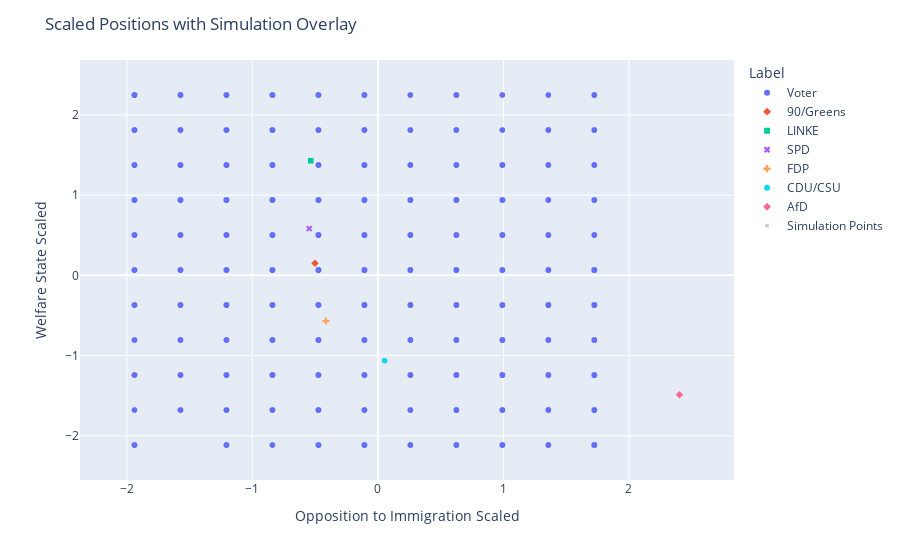
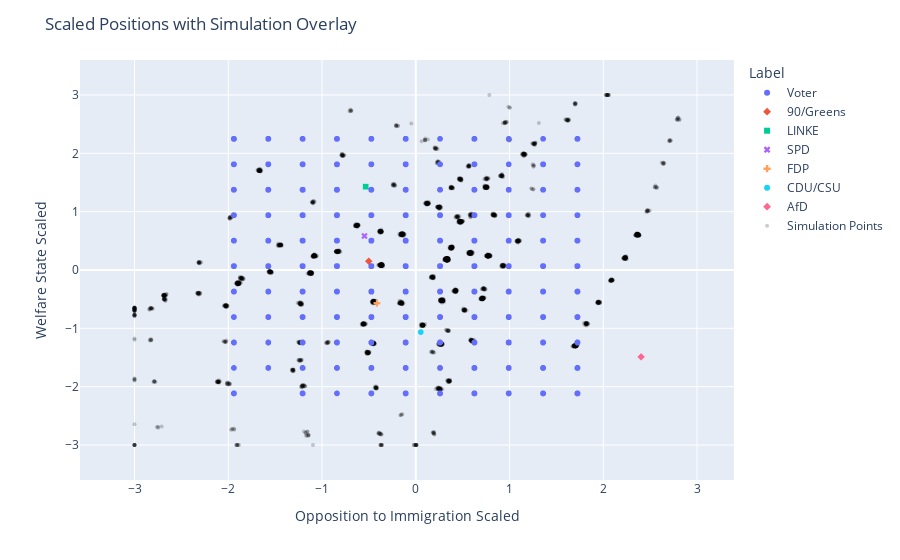
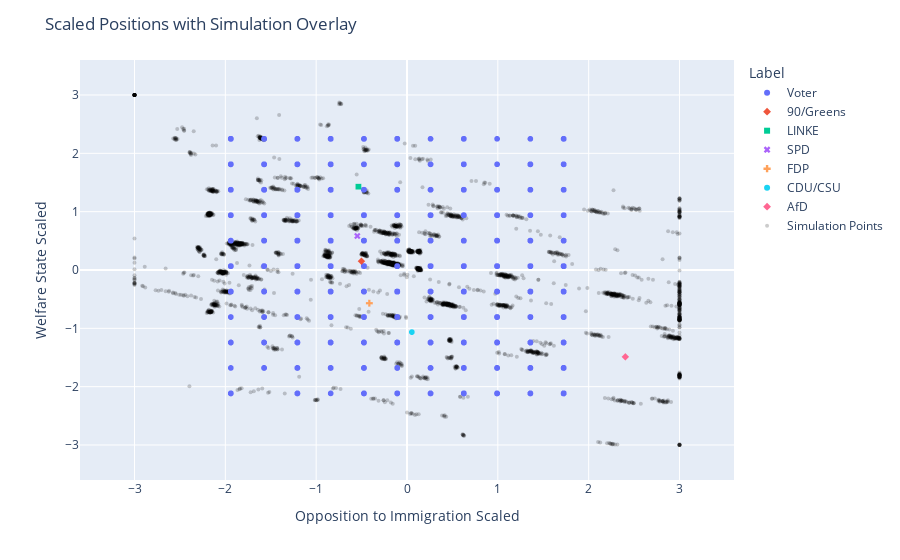
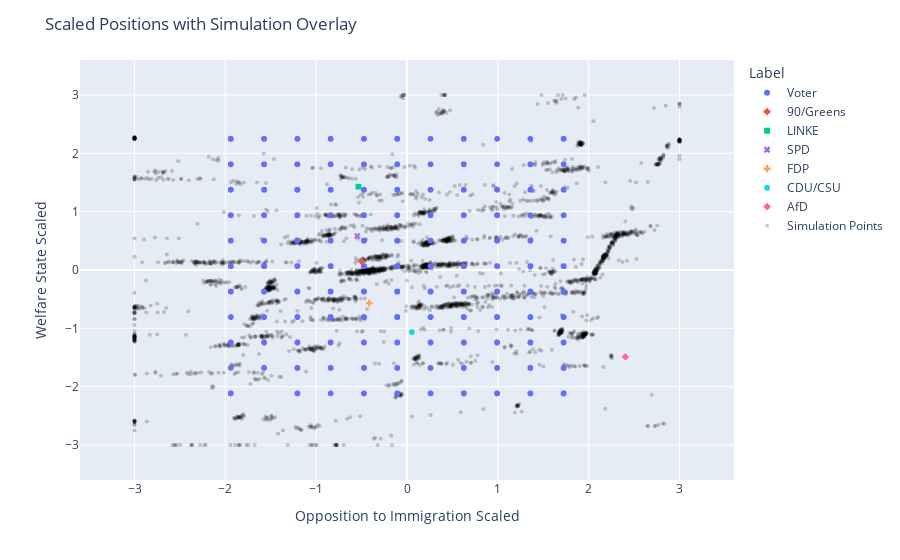

Write notebook code for charts like these, in order.
### Code cell
import plotly.io as pio
# pio.renderers.default = 'iframe'

for i in range(10):
    sim=run_simulation(data,i,sigma_noise,gmm_components,0.01,1,0.1, 42)
    fig = plot_with_simulation_separate(concatenated_df,sim)
    fig.show()

### Figure 1 — Plotly figure (JSON) as saved in the notebook; plotly's stock layout.template omitted (floating-point values rounded to 4 significant figures; data arrays with more than 128 entries replaced by an {"elided": "..."} marker saying what was removed)
{"data": [{"hovertemplate": "Label=Voter<br>Opposition to Immigration Scaled=%{x}<br>Welfare State Scaled=%{y}<extra></extra>", "legendgroup": "Voter", "marker": {"color": "#636efa", "symbol": "circle"}, "mode": "markers", "name": "Voter", "showlegend": true, "type": "scattergl", "x": {"elided": "3290 float values"}, "xaxis": "x", "y": {"elided": "3290 float values"}, "yaxis": "y"}, {"hovertemplate": "Label=90/Greens<br>Opposition to Immigration Scaled=%{x}<br>Welfare State Scaled=%{y}<extra></extra>", "legendgroup": "90/Greens", "marker": {"color": "#EF553B", "symbol": "diamond"}, "mode": "markers", "name": "90/Greens", "showlegend": true, "type": "scattergl", "x": [-0.5017], "xaxis": "x", "y": [0.1509], "yaxis": "y"}, {"hovertemplate": "Label=LINKE<br>Opposition to Immigration Scaled=%{x}<br>Welfare State Scaled=%{y}<extra></extra>", "legendgroup": "LINKE", "marker": {"color": "#00cc96", "symbol": "square"}, "mode": "markers", "name": "LINKE", "showlegend": true, "type": "scattergl", "x": [-0.5345], "xaxis": "x", "y": [1.429], "yaxis": "y"}, {"hovertemplate": "Label=SPD<br>Opposition to Immigration Scaled=%{x}<br>Welfare State Scaled=%{y}<extra></extra>", "legendgroup": "SPD", "marker": {"color": "#ab63fa", "symbol": "x"}, "mode": "markers", "name": "SPD", "showlegend": true, "type": "scattergl", "x": [-0.547], "xaxis": "x", "y": [0.5831], "yaxis": "y"}, {"hovertemplate": "Label=FDP<br>Opposition to Immigration Scaled=%{x}<br>Welfare State Scaled=%{y}<extra></extra>", "legendgroup": "FDP", "marker": {"color": "#FFA15A", "symbol": "cross"}, "mode": "markers", "name": "FDP", "showlegend": true, "type": "scattergl", "x": [-0.4148], "xaxis": "x", "y": [-0.5694], "yaxis": "y"}, {"hovertemplate": "Label=CDU/CSU<br>Opposition to Immigration Scaled=%{x}<br>Welfare State Scaled=%{y}<extra></extra>", "legendgroup": "CDU/CSU", "marker": {"color": "#19d3f3", "symbol": "circle"}, "mode": "markers", "name": "CDU/CSU", "showlegend": true, "type": "scattergl", "x": [0.05375], "xaxis": "x", "y": [-1.065], "yaxis": "y"}, {"hovertemplate": "Label=AfD<br>Opposition to Immigration Scaled=%{x}<br>Welfare State Scaled=%{y}<extra></extra>", "legendgroup": "AfD", "marker": {"color": "#FF6692", "symbol": "diamond"}, "mode": "markers", "name": "AfD", "showlegend": true, "type": "scattergl", "x": [2.404], "xaxis": "x", "y": [-1.489], "yaxis": "y"}, {"marker": {"color": "rgba(0,0,0,0.2)", "size": 4, "symbol": "circle"}, "mode": "markers", "name": "Simulation Points", "type": "scatter", "x": {"elided": "3290 float values"}, "y": {"elided": "3290 float values"}}], "layout": {"legend": {"title": {"text": "Label"}, "tracegroupgap": 0}, "margin": {"t": 60}, "title": {"text": "Scaled Positions with Simulation Overlay"}, "xaxis": {"anchor": "y", "domain": [0, 1], "range": [-2.374, 2.838], "title": {"text": "Opposition to Immigration Scaled"}}, "yaxis": {"anchor": "x", "domain": [0, 1], "range": [-2.552, 2.685], "title": {"text": "Welfare State Scaled"}}}}

### Figure 2 — Plotly figure (JSON) as saved in the notebook; plotly's stock layout.template omitted (floating-point values rounded to 4 significant figures; data arrays with more than 128 entries replaced by an {"elided": "..."} marker saying what was removed)
{"data": [{"hovertemplate": "Label=Voter<br>Opposition to Immigration Scaled=%{x}<br>Welfare State Scaled=%{y}<extra></extra>", "legendgroup": "Voter", "marker": {"color": "#636efa", "symbol": "circle"}, "mode": "markers", "name": "Voter", "showlegend": true, "type": "scattergl", "x": {"elided": "3290 float values"}, "xaxis": "x", "y": {"elided": "3290 float values"}, "yaxis": "y"}, {"hovertemplate": "Label=90/Greens<br>Opposition to Immigration Scaled=%{x}<br>Welfare State Scaled=%{y}<extra></extra>", "legendgroup": "90/Greens", "marker": {"color": "#EF553B", "symbol": "diamond"}, "mode": "markers", "name": "90/Greens", "showlegend": true, "type": "scattergl", "x": [-0.5017], "xaxis": "x", "y": [0.1509], "yaxis": "y"}, {"hovertemplate": "Label=LINKE<br>Opposition to Immigration Scaled=%{x}<br>Welfare State Scaled=%{y}<extra></extra>", "legendgroup": "LINKE", "marker": {"color": "#00cc96", "symbol": "square"}, "mode": "markers", "name": "LINKE", "showlegend": true, "type": "scattergl", "x": [-0.5345], "xaxis": "x", "y": [1.429], "yaxis": "y"}, {"hovertemplate": "Label=SPD<br>Opposition to Immigration Scaled=%{x}<br>Welfare State Scaled=%{y}<extra></extra>", "legendgroup": "SPD", "marker": {"color": "#ab63fa", "symbol": "x"}, "mode": "markers", "name": "SPD", "showlegend": true, "type": "scattergl", "x": [-0.547], "xaxis": "x", "y": [0.5831], "yaxis": "y"}, {"hovertemplate": "Label=FDP<br>Opposition to Immigration Scaled=%{x}<br>Welfare State Scaled=%{y}<extra></extra>", "legendgroup": "FDP", "marker": {"color": "#FFA15A", "symbol": "cross"}, "mode": "markers", "name": "FDP", "showlegend": true, "type": "scattergl", "x": [-0.4148], "xaxis": "x", "y": [-0.5694], "yaxis": "y"}, {"hovertemplate": "Label=CDU/CSU<br>Opposition to Immigration Scaled=%{x}<br>Welfare State Scaled=%{y}<extra></extra>", "legendgroup": "CDU/CSU", "marker": {"color": "#19d3f3", "symbol": "circle"}, "mode": "markers", "name": "CDU/CSU", "showlegend": true, "type": "scattergl", "x": [0.05375], "xaxis": "x", "y": [-1.065], "yaxis": "y"}, {"hovertemplate": "Label=AfD<br>Opposition to Immigration Scaled=%{x}<br>Welfare State Scaled=%{y}<extra></extra>", "legendgroup": "AfD", "marker": {"color": "#FF6692", "symbol": "diamond"}, "mode": "markers", "name": "AfD", "showlegend": true, "type": "scattergl", "x": [2.404], "xaxis": "x", "y": [-1.489], "yaxis": "y"}, {"marker": {"color": "rgba(0,0,0,0.2)", "size": 4, "symbol": "circle"}, "mode": "markers", "name": "Simulation Points", "type": "scatter", "x": {"elided": "3290 float values"}, "y": {"elided": "3290 float values"}}], "layout": {"legend": {"title": {"text": "Label"}, "tracegroupgap": 0}, "margin": {"t": 60}, "title": {"text": "Scaled Positions with Simulation Overlay"}, "xaxis": {"anchor": "y", "domain": [0, 1], "range": [-3.581, 3.394], "title": {"text": "Opposition to Immigration Scaled"}}, "yaxis": {"anchor": "x", "domain": [0, 1], "range": [-3.6, 3.6], "title": {"text": "Welfare State Scaled"}}}}

### Figure 3 — Plotly figure (JSON) as saved in the notebook; plotly's stock layout.template omitted (floating-point values rounded to 4 significant figures; data arrays with more than 128 entries replaced by an {"elided": "..."} marker saying what was removed)
{"data": [{"hovertemplate": "Label=Voter<br>Opposition to Immigration Scaled=%{x}<br>Welfare State Scaled=%{y}<extra></extra>", "legendgroup": "Voter", "marker": {"color": "#636efa", "symbol": "circle"}, "mode": "markers", "name": "Voter", "showlegend": true, "type": "scattergl", "x": {"elided": "3290 float values"}, "xaxis": "x", "y": {"elided": "3290 float values"}, "yaxis": "y"}, {"hovertemplate": "Label=90/Greens<br>Opposition to Immigration Scaled=%{x}<br>Welfare State Scaled=%{y}<extra></extra>", "legendgroup": "90/Greens", "marker": {"color": "#EF553B", "symbol": "diamond"}, "mode": "markers", "name": "90/Greens", "showlegend": true, "type": "scattergl", "x": [-0.5017], "xaxis": "x", "y": [0.1509], "yaxis": "y"}, {"hovertemplate": "Label=LINKE<br>Opposition to Immigration Scaled=%{x}<br>Welfare State Scaled=%{y}<extra></extra>", "legendgroup": "LINKE", "marker": {"color": "#00cc96", "symbol": "square"}, "mode": "markers", "name": "LINKE", "showlegend": true, "type": "scattergl", "x": [-0.5345], "xaxis": "x", "y": [1.429], "yaxis": "y"}, {"hovertemplate": "Label=SPD<br>Opposition to Immigration Scaled=%{x}<br>Welfare State Scaled=%{y}<extra></extra>", "legendgroup": "SPD", "marker": {"color": "#ab63fa", "symbol": "x"}, "mode": "markers", "name": "SPD", "showlegend": true, "type": "scattergl", "x": [-0.547], "xaxis": "x", "y": [0.5831], "yaxis": "y"}, {"hovertemplate": "Label=FDP<br>Opposition to Immigration Scaled=%{x}<br>Welfare State Scaled=%{y}<extra></extra>", "legendgroup": "FDP", "marker": {"color": "#FFA15A", "symbol": "cross"}, "mode": "markers", "name": "FDP", "showlegend": true, "type": "scattergl", "x": [-0.4148], "xaxis": "x", "y": [-0.5694], "yaxis": "y"}, {"hovertemplate": "Label=CDU/CSU<br>Opposition to Immigration Scaled=%{x}<br>Welfare State Scaled=%{y}<extra></extra>", "legendgroup": "CDU/CSU", "marker": {"color": "#19d3f3", "symbol": "circle"}, "mode": "markers", "name": "CDU/CSU", "showlegend": true, "type": "scattergl", "x": [0.05375], "xaxis": "x", "y": [-1.065], "yaxis": "y"}, {"hovertemplate": "Label=AfD<br>Opposition to Immigration Scaled=%{x}<br>Welfare State Scaled=%{y}<extra></extra>", "legendgroup": "AfD", "marker": {"color": "#FF6692", "symbol": "diamond"}, "mode": "markers", "name": "AfD", "showlegend": true, "type": "scattergl", "x": [2.404], "xaxis": "x", "y": [-1.489], "yaxis": "y"}, {"marker": {"color": "rgba(0,0,0,0.2)", "size": 4, "symbol": "circle"}, "mode": "markers", "name": "Simulation Points", "type": "scatter", "x": {"elided": "3290 float values"}, "y": {"elided": "3290 float values"}}], "layout": {"legend": {"title": {"text": "Label"}, "tracegroupgap": 0}, "margin": {"t": 60}, "title": {"text": "Scaled Positions with Simulation Overlay"}, "xaxis": {"anchor": "y", "domain": [0, 1], "range": [-3.6, 3.6], "title": {"text": "Opposition to Immigration Scaled"}}, "yaxis": {"anchor": "x", "domain": [0, 1], "range": [-3.6, 3.6], "title": {"text": "Welfare State Scaled"}}}}

### Figure 4 — Plotly figure (JSON) as saved in the notebook; plotly's stock layout.template omitted (floating-point values rounded to 4 significant figures; data arrays with more than 128 entries replaced by an {"elided": "..."} marker saying what was removed)
{"data": [{"hovertemplate": "Label=Voter<br>Opposition to Immigration Scaled=%{x}<br>Welfare State Scaled=%{y}<extra></extra>", "legendgroup": "Voter", "marker": {"color": "#636efa", "symbol": "circle"}, "mode": "markers", "name": "Voter", "showlegend": true, "type": "scattergl", "x": {"elided": "3290 float values"}, "xaxis": "x", "y": {"elided": "3290 float values"}, "yaxis": "y"}, {"hovertemplate": "Label=90/Greens<br>Opposition to Immigration Scaled=%{x}<br>Welfare State Scaled=%{y}<extra></extra>", "legendgroup": "90/Greens", "marker": {"color": "#EF553B", "symbol": "diamond"}, "mode": "markers", "name": "90/Greens", "showlegend": true, "type": "scattergl", "x": [-0.5017], "xaxis": "x", "y": [0.1509], "yaxis": "y"}, {"hovertemplate": "Label=LINKE<br>Opposition to Immigration Scaled=%{x}<br>Welfare State Scaled=%{y}<extra></extra>", "legendgroup": "LINKE", "marker": {"color": "#00cc96", "symbol": "square"}, "mode": "markers", "name": "LINKE", "showlegend": true, "type": "scattergl", "x": [-0.5345], "xaxis": "x", "y": [1.429], "yaxis": "y"}, {"hovertemplate": "Label=SPD<br>Opposition to Immigration Scaled=%{x}<br>Welfare State Scaled=%{y}<extra></extra>", "legendgroup": "SPD", "marker": {"color": "#ab63fa", "symbol": "x"}, "mode": "markers", "name": "SPD", "showlegend": true, "type": "scattergl", "x": [-0.547], "xaxis": "x", "y": [0.5831], "yaxis": "y"}, {"hovertemplate": "Label=FDP<br>Opposition to Immigration Scaled=%{x}<br>Welfare State Scaled=%{y}<extra></extra>", "legendgroup": "FDP", "marker": {"color": "#FFA15A", "symbol": "cross"}, "mode": "markers", "name": "FDP", "showlegend": true, "type": "scattergl", "x": [-0.4148], "xaxis": "x", "y": [-0.5694], "yaxis": "y"}, {"hovertemplate": "Label=CDU/CSU<br>Opposition to Immigration Scaled=%{x}<br>Welfare State Scaled=%{y}<extra></extra>", "legendgroup": "CDU/CSU", "marker": {"color": "#19d3f3", "symbol": "circle"}, "mode": "markers", "name": "CDU/CSU", "showlegend": true, "type": "scattergl", "x": [0.05375], "xaxis": "x", "y": [-1.065], "yaxis": "y"}, {"hovertemplate": "Label=AfD<br>Opposition to Immigration Scaled=%{x}<br>Welfare State Scaled=%{y}<extra></extra>", "legendgroup": "AfD", "marker": {"color": "#FF6692", "symbol": "diamond"}, "mode": "markers", "name": "AfD", "showlegend": true, "type": "scattergl", "x": [2.404], "xaxis": "x", "y": [-1.489], "yaxis": "y"}, {"marker": {"color": "rgba(0,0,0,0.2)", "size": 4, "symbol": "circle"}, "mode": "markers", "name": "Simulation Points", "type": "scatter", "x": {"elided": "3290 float values"}, "y": {"elided": "3290 float values"}}], "layout": {"legend": {"title": {"text": "Label"}, "tracegroupgap": 0}, "margin": {"t": 60}, "title": {"text": "Scaled Positions with Simulation Overlay"}, "xaxis": {"anchor": "y", "domain": [0, 1], "range": [-3.6, 3.6], "title": {"text": "Opposition to Immigration Scaled"}}, "yaxis": {"anchor": "x", "domain": [0, 1], "range": [-3.6, 3.6], "title": {"text": "Welfare State Scaled"}}}}
